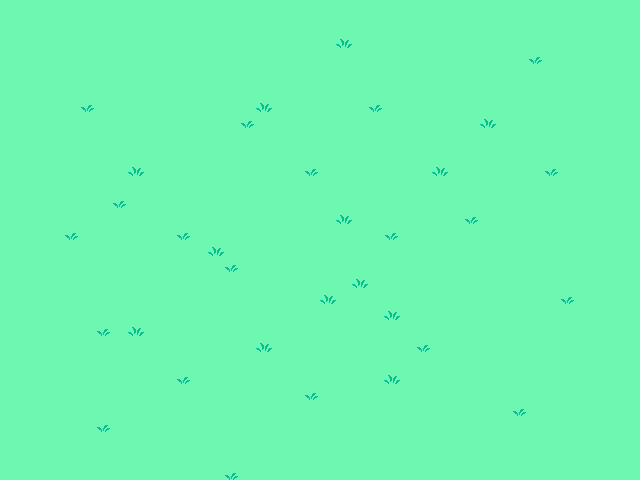

This is a level from a 2D game, rendered from its Tiled map with the project's own tilesets. A one-line summary and the complete map file follow:
An orthogonal 40x30 tile map with 16x16 px tiles, 2 tile layers (background, ground).

<map version="1.2" tiledversion="2020.01.22" orientation="orthogonal" renderorder="right-down" compressionlevel="-1" width="40" height="30" tilewidth="16" tileheight="16" infinite="0" nextlayerid="3" nextobjectid="1">
 <tileset firstgid="1" source="atlas.tsx" />
 <layer id="1" name="background" width="40" height="30">
  <data encoding="csv">
558,558,558,558,558,558,558,558,558,558,558,558,558,558,558,558,558,558,558,558,558,526,526,526,526,526,526,526,526,526,526,526,526,526,526,526,526,526,526,526,
590,590,590,590,590,590,590,590,590,590,590,590,590,590,590,590,590,590,590,590,590,558,558,558,558,558,558,558,558,558,558,558,558,558,558,558,558,558,558,558,
526,526,526,526,526,526,526,526,526,526,526,526,526,526,526,526,526,526,526,526,526,526,526,526,526,526,526,526,526,526,526,527,528,590,590,590,590,590,590,590,
558,558,558,558,558,558,558,558,558,558,558,558,558,558,558,558,558,558,558,558,558,558,558,558,558,558,558,558,558,558,558,526,526,526,526,526,526,526,526,526,
528,528,528,528,528,528,528,528,528,528,528,528,528,528,528,528,528,528,528,528,528,528,528,528,528,528,528,528,528,528,528,528,528,528,528,528,528,528,528,528,
526,526,526,526,526,526,526,526,526,526,526,526,526,526,526,526,526,526,526,526,526,526,526,526,526,526,526,526,526,526,526,526,526,526,526,526,526,527,528,560,
558,558,558,558,558,558,558,558,558,558,558,558,558,558,558,558,558,558,558,558,558,558,558,558,558,558,558,558,558,558,558,558,558,558,558,558,558,526,526,526,
528,528,528,528,528,528,528,528,528,528,528,528,528,528,528,528,528,528,528,528,528,528,528,528,528,528,528,528,528,528,528,528,528,528,528,528,528,528,528,528,
528,560,560,560,560,560,560,560,560,560,560,560,560,560,560,560,560,560,560,560,560,560,560,560,560,560,560,560,560,560,560,560,560,560,560,560,560,560,560,560,
526,526,526,526,526,526,526,526,526,526,526,526,526,526,526,526,526,526,526,526,526,526,526,526,526,526,526,526,526,526,526,526,526,526,526,526,526,526,526,526,
558,558,558,558,558,558,558,558,558,526,527,528,528,528,528,528,528,528,528,528,528,528,528,528,528,528,528,528,528,528,528,528,528,528,528,528,528,528,528,528,
528,528,528,528,528,528,528,528,528,528,528,560,560,560,560,560,560,560,560,560,560,560,560,560,560,560,560,560,560,560,560,526,526,526,526,526,526,526,526,526,
560,560,560,560,560,560,560,560,560,560,560,592,592,592,592,592,592,592,592,592,592,592,592,592,592,592,592,592,592,592,592,558,558,558,558,558,558,558,558,558,
526,526,526,526,526,526,526,526,526,526,526,526,526,526,526,526,526,526,526,526,526,526,526,526,526,526,526,526,526,526,526,590,590,590,590,590,590,590,590,590,
558,558,558,558,558,558,558,558,558,558,558,558,558,558,558,558,526,526,526,526,558,558,558,558,558,558,558,558,558,558,558,558,558,558,558,590,526,527,528,528,
526,526,526,526,526,526,526,526,526,526,526,526,526,526,526,526,558,558,558,558,590,590,590,590,590,590,590,590,590,590,590,590,590,590,590,526,527,528,560,560,
558,558,558,558,558,558,558,558,558,558,558,558,558,558,558,558,590,590,590,590,591,592,560,560,560,560,560,560,560,560,560,560,560,560,526,527,528,560,592,592,
590,590,590,590,590,590,590,590,590,590,590,590,590,590,590,590,590,590,590,590,590,591,592,592,592,592,592,592,592,592,592,592,592,592,526,527,528,592,592,592,
592,592,592,592,592,592,592,592,592,592,592,592,592,592,592,592,592,592,592,592,592,592,592,592,592,592,592,592,592,528,528,528,528,528,526,527,528,528,528,528,
526,526,526,526,526,526,558,558,590,591,592,592,592,592,592,592,592,592,592,592,592,592,592,560,560,560,560,560,560,560,560,560,560,560,558,526,527,528,560,560,
558,558,558,558,558,558,590,590,590,590,590,590,590,590,590,590,590,590,590,590,590,590,591,592,592,592,592,592,592,592,592,592,592,592,590,558,526,527,526,527,
590,590,590,590,590,590,591,592,560,560,560,560,560,560,560,560,560,560,560,560,560,560,560,560,560,560,560,560,560,560,560,560,560,560,560,590,558,526,558,559,
592,592,592,592,592,592,592,592,592,592,592,592,592,592,592,592,592,592,592,592,592,592,592,592,592,592,592,592,592,592,592,592,592,592,592,592,590,558,590,591,
592,592,592,560,560,560,560,560,560,560,560,528,528,528,528,528,528,528,528,528,528,528,528,528,528,528,528,528,528,528,528,528,528,528,528,528,528,590,590,591,
526,590,591,592,592,592,592,592,592,592,592,560,560,560,560,560,560,560,560,560,560,560,560,560,560,560,560,560,560,560,560,560,560,560,560,560,560,528,590,591,
558,558,558,558,558,558,558,558,558,590,591,592,592,592,592,592,592,592,592,592,592,592,592,592,592,592,592,592,592,592,592,592,592,592,592,592,592,560,590,591,
590,590,590,590,590,590,590,590,590,590,590,590,590,590,590,590,590,590,590,590,590,590,590,590,590,590,590,590,590,590,590,590,590,590,590,590,591,592,592,590,
592,592,592,592,592,592,592,592,592,592,592,592,592,592,592,560,560,560,560,560,560,560,560,560,560,560,560,560,560,560,560,560,560,560,560,560,560,560,560,560,
526,526,526,526,526,526,558,558,558,558,558,558,558,590,591,592,592,592,592,592,592,592,592,592,592,592,592,592,592,592,592,592,592,592,592,592,592,592,592,592,
558,558,558,558,558,558,590,590,590,590,590,590,590,590,590,590,590,590,590,590,590,590,590,590,590,590,590,590,590,590,590,590,590,590,590,590,590,590,590,590
</data>
 </layer>
 <layer id="2" name="ground" width="40" height="30">
  <data encoding="csv">
0,0,0,0,0,0,0,0,0,0,0,0,0,0,0,0,0,0,0,0,0,0,0,0,0,0,0,0,0,0,0,0,0,0,0,0,0,0,0,0,
0,0,0,0,0,0,0,0,0,0,0,0,0,0,0,0,0,0,0,0,0,0,0,0,0,0,0,0,0,0,0,0,0,0,0,0,0,0,0,0,
0,0,0,0,0,0,0,0,0,0,0,0,0,0,0,0,0,0,0,0,0,4,0,0,0,0,0,0,0,0,0,0,0,0,0,0,0,0,0,0,
0,0,0,0,0,0,0,0,0,0,0,0,0,0,0,0,0,0,0,0,0,0,0,0,0,0,0,0,0,0,0,0,0,3,0,0,0,0,0,0,
0,0,0,0,0,0,0,0,0,0,0,0,0,0,0,0,0,0,0,0,0,0,0,0,0,0,0,0,0,0,0,0,0,0,0,0,0,0,0,0,
0,0,0,0,0,0,0,0,0,0,0,0,0,0,0,0,0,0,0,0,0,0,0,0,0,0,0,0,0,0,0,0,0,0,0,0,0,0,0,0,
0,0,0,0,0,3,0,0,0,0,0,0,0,0,0,0,4,0,0,0,0,0,0,3,0,0,0,0,0,0,0,0,0,0,0,0,0,0,0,0,
0,0,0,0,0,0,0,0,0,0,0,0,0,0,0,3,0,0,0,0,0,0,0,0,0,0,0,0,0,0,4,0,0,0,0,0,0,0,0,0,
0,0,0,0,0,0,0,0,0,0,0,0,0,0,0,0,0,0,0,0,0,0,0,0,0,0,0,0,0,0,0,0,0,0,0,0,0,0,0,0,
0,0,0,0,0,0,0,0,0,0,0,0,0,0,0,0,0,0,0,0,0,0,0,0,0,0,0,0,0,0,0,0,0,0,0,0,0,0,0,0,
0,0,0,0,0,0,0,0,4,0,0,0,0,0,0,0,0,0,0,3,0,0,0,0,0,0,0,4,0,0,0,0,0,0,3,0,0,0,0,0,
0,0,0,0,0,0,0,0,0,0,0,0,0,0,0,0,0,0,0,0,0,0,0,0,0,0,0,0,0,0,0,0,0,0,0,0,0,0,0,0,
0,0,0,0,0,0,0,3,0,0,0,0,0,0,0,0,0,0,0,0,0,0,0,0,0,0,0,0,0,0,0,0,0,0,0,0,0,0,0,0,
0,0,0,0,0,0,0,0,0,0,0,0,0,0,0,0,0,0,0,0,0,4,0,0,0,0,0,0,0,3,0,0,0,0,0,0,0,0,0,0,
0,0,0,0,3,0,0,0,0,0,0,3,0,0,0,0,0,0,0,0,0,0,0,0,3,0,0,0,0,0,0,0,0,0,0,0,0,0,0,0,
0,0,0,0,0,0,0,0,0,0,0,0,0,4,0,0,0,0,0,0,0,0,0,0,0,0,0,0,0,0,0,0,0,0,0,0,0,0,0,0,
0,0,0,0,0,0,0,0,0,0,0,0,0,0,3,0,0,0,0,0,0,0,0,0,0,0,0,0,0,0,0,0,0,0,0,0,0,0,0,0,
0,0,0,0,0,0,0,0,0,0,0,0,0,0,0,0,0,0,0,0,0,0,4,0,0,0,0,0,0,0,0,0,0,0,0,0,0,0,0,0,
0,0,0,0,0,0,0,0,0,0,0,0,0,0,0,0,0,0,0,0,4,0,0,0,0,0,0,0,0,0,0,0,0,0,0,3,0,0,0,0,
0,0,0,0,0,0,0,0,0,0,0,0,0,0,0,0,0,0,0,0,0,0,0,0,4,0,0,0,0,0,0,0,0,0,0,0,0,0,0,0,
0,0,0,0,0,0,3,0,4,0,0,0,0,0,0,0,0,0,0,0,0,0,0,0,0,0,0,0,0,0,0,0,0,0,0,0,0,0,0,0,
0,0,0,0,0,0,0,0,0,0,0,0,0,0,0,0,4,0,0,0,0,0,0,0,0,0,3,0,0,0,0,0,0,0,0,0,0,0,0,0,
0,0,0,0,0,0,0,0,0,0,0,0,0,0,0,0,0,0,0,0,0,0,0,0,0,0,0,0,0,0,0,0,0,0,0,0,0,0,0,0,
0,0,0,0,0,0,0,0,0,0,0,3,0,0,0,0,0,0,0,0,0,0,0,0,4,0,0,0,0,0,0,0,0,0,0,0,0,0,0,0,
0,0,0,0,0,0,0,0,0,0,0,0,0,0,0,0,0,0,0,3,0,0,0,0,0,0,0,0,0,0,0,0,0,0,0,0,0,0,0,0,
0,0,0,0,0,0,0,0,0,0,0,0,0,0,0,0,0,0,0,0,0,0,0,0,0,0,0,0,0,0,0,0,3,0,0,0,0,0,0,0,
0,0,0,0,0,0,3,0,0,0,0,0,0,0,0,0,0,0,0,0,0,0,0,0,0,0,0,0,0,0,0,0,0,0,0,0,0,0,0,0,
0,0,0,0,0,0,0,0,0,0,0,0,0,0,0,0,0,0,0,0,0,0,0,0,0,0,0,0,0,0,0,0,0,0,0,0,0,0,0,0,
0,0,0,0,0,0,0,0,0,0,0,0,0,0,0,0,0,0,0,0,0,0,0,0,0,0,0,0,0,0,0,0,0,0,0,0,0,0,0,0,
0,0,0,0,0,0,0,0,0,0,0,0,0,0,3,0,0,0,0,0,0,0,0,0,0,0,0,0,0,0,0,0,0,0,0,0,0,0,0,0
</data>
 </layer>
</map>
